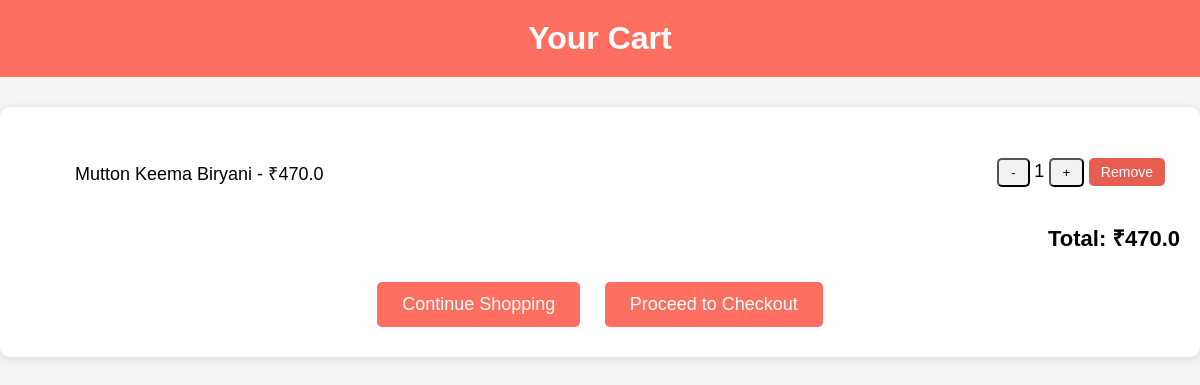
Page /cart (signed in) on the committed database.
### models/database.py (models this page shows, shortened)
class Menu(db.Model):
    __tablename__ = 'menus'
    id = db.Column(db.Integer, primary_key=True)
    name = db.Column(db.String(100), nullable=False)
    description = db.Column(db.String(500), nullable=False)
    price = db.Column(db.Float, nullable=False)
    category = db.Column(db.String(100), nullable=False)
    restaurant_id = db.Column(db.Integer, db.ForeignKey('restaurants.id'), nullable=False)
    img_url = db.Column(db.String(200))

### app.py (the view)
@app.route('/cart')
def view_cart():
    if 'user_id' not in session:
        return {'status': 'error', 'message': 'User not logged in'}, 400
    user_id = session['user_id']
    cart = Cart.query.filter_by(user_id=user_id).first()
    if not cart:
        return {'status': 'error', 'message': 'Cart is empty'}, 400
    cart_items = CartItem.query.filter_by(cart_id=cart.id).all()
    items = []
    total = 0
    for item in cart_items:
        menu_item = Menu.query.get(item.menu_item_id)
        items.append({
            'id': item.id,
            'name': menu_item.name,
            'price': menu_item.price,
            'quantity': item.quantity,
        })
        total += menu_item.price * item.quantity
    return render_template('cart.html', cart_items=items, total=total)

### templates/cart.html (shortened to what this page needs)
<!DOCTYPE html>
<html lang="en">
<head>
</head>
<body>
    <header>
        <h1>Your Cart</h1>
    </header>
    <div class="cart-container">
        <ul>
            {% if cart_items %}
                {% for item in cart_items %}
                <li id="cart-item-{{ item.id }}" class="cart-item">
                    <span>{{ item.name }} - ₹{{ item.price }}</span>
                    <div>
                        <button class="quantity-btn" onclick="updateQuantity({{ item.menu_item_id }}, 'decrease')">-</button>
                        <span id="quantity-{{ item.id }}">{{ item.quantity }}</span>
                        <button class="quantity-btn" onclick="updateQuantity({{ item.menu_item_id }}, 'increase')">+</button>
                        <button class="remove-btn" onclick="removeItem({{ item.id }})">Remove</button>
                    </div>
                </li>
                {% endfor %}
            {% else %}
                <p>Your cart is empty.</p>
            {% endif %}
        </ul>
        <div class="total-price">
            <span>Total: ₹<span id="total-price">{{ total }}</span></span>
        </div>
        <div class="btn-container">
            <a href="/" class="continue-shopping-btn">Continue Shopping</a>
            <a href="/checkout" class="checkout-btn">Proceed to Checkout</a>
        </div>
    </div>
</body>
</html>

### templates/cart.html (style rules this page uses)
body { font-family: Arial, sans-serif; background-color: #f4f4f4; margin: 0; padding: 0; }
header { background-color: #ff6f61; color: white; padding: 20px; text-align: center; }
h1 { margin: 0; font-size: 32px; }
.cart-container { max-width: 1200px; margin: 30px auto; background-color: white; padding: 20px; box-shadow: 0 2px 10px rgba(0, 0, 0, 0.1); border-radius: 10px; }
.cart-item { display: flex; justify-content: space-between; align-items: center; padding: 15px; border-bottom: 1px solid #ddd; }
.cart-item:last-child { border-bottom: none; }
.cart-item span { font-size: 18px; font-weight: 500; }
.quantity-btn { padding: 5px 12px; background-color: #f1f1f1; border-radius: 5px; cursor: pointer; transition: background-color 0.3s; }
.remove-btn { background-color: #e75d50; color: white; padding: 6px 12px; border-radius: 5px; font-size: 14px; cursor: pointer; border: none; transition: background-color 0.3s; }
.btn-container { text-align: center; margin-top: 20px; }
.btn-container a { display: inline-block; padding: 12px 25px; margin: 10px; background-color: #ff6f61; color: white; font-size: 18px; text-decoration: none; border-radius: 5px; transition: background-color 0.3s; }
.total-price { text-align: right; font-size: 22px; font-weight: 600; margin-top: 20px; }

### rows in the picture
Menu: name "Mutton Keema Biryani", price "470.0", quantity "1"

### other values in the picture
{{ total }} "470.0"
